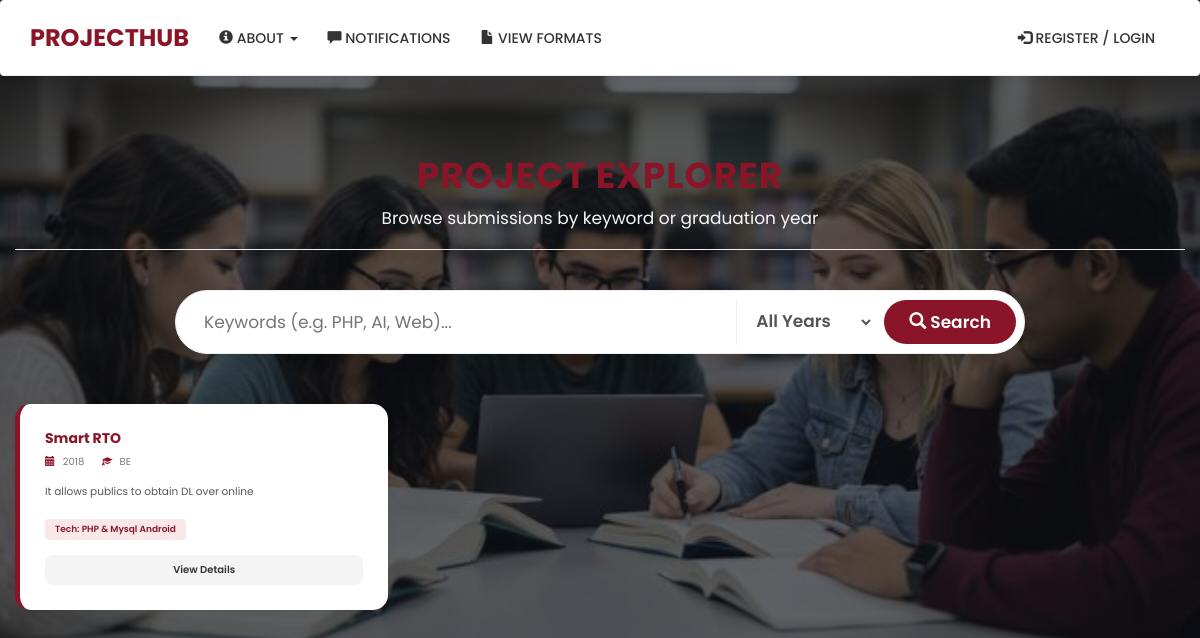
The app's page /student_dashboard.php with its own data.
### tables this page shows
CREATE TABLE `projects` (
  `pid` varchar(20) NOT NULL,
  `title` varchar(100) NOT NULL,
  `year` int(11) NOT NULL,
  `deptid` varchar(10) DEFAULT NULL,
  `guide` varchar(20) DEFAULT NULL,
  `pmates` varchar(100) NOT NULL,
  `tech` varchar(100) NOT NULL,
  `descr` text NOT NULL,
  `limits` varchar(200) NOT NULL,
  `future` text NOT NULL,
  `docname` varchar(100) NOT NULL
);

CREATE TABLE `dept` (
  `deptid` varchar(10) NOT NULL,
  `deptname` varchar(100) NOT NULL
);

### db.php (called while the page is built, shortened)
<?php
$conn = mysqli_connect('localhost', 'root', '', 'pts');
function execute($sql) {
    global $conn;
    $res = $conn->query($sql);
    return $res;
}
?>

### student_dashboard.php (the view, shortened to what this page needs)
<?php
include_once('db.php');
include_once('mynavbar.php');
$q = trim((string)($_GET['q'] ?? ''));
$sql = "SELECT p.pid, p.title, p.year, d.deptname, g.name AS guide, p.pmates, p.tech, p.descr
        FROM projects p
        LEFT JOIN dept d ON p.deptid = d.deptid
        LEFT JOIN guides g ON p.guide = g.uname
        WHERE 1=1";
$sql .= " ORDER BY p.pid DESC LIMIT 20";
$res = execute($sql);
$projects = [];
while ($row = $res->fetch_assoc()) { $projects[] = $row; }
function esc($str) { return htmlspecialchars($str, ENT_QUOTES, 'UTF-8'); }
?>
<div class="dashboard-container">
    <header class="page-header">
        <h1>Project Explorer</h1>
        <p>Browse submissions by keyword or graduation year</p>
    </header>
    <form action="student_dashboard.php" method="GET" class="search-container">
        <input type="text" name="q" placeholder="Keywords (e.g. PHP, AI, Web)..." value="<?php echo esc($q); ?>">
        <select name="y" class="year-select">
            <option value="">All Years</option>
        </select>
        <button type="submit"><span class="glyphicon glyphicon-search"></span> Search</button>
    </form>
    <div class="project-grid">
        <?php if (count($projects) === 0): ?>
            <div class="empty-state text-center col-md-12" style="background:white; padding:40px; border-radius:15px; width:100%;">
                <h3 style="color:#8B1528;">No matches found</h3>
                <p>Try searching for a different year or keyword.</p>
                <a href="student_dashboard.php" style="color:#8B1528; font-weight:600;">Show all projects</a>
            </div>
        <?php else: ?>
            <?php foreach ($projects as $project): ?>
                <div class="project-card">
                    <div class="project-title"><?php echo esc($project['title']); ?></div>
                    <div class="meta-info">
                        <span><i class="glyphicon glyphicon-calendar"></i> <?php echo esc($project['year']); ?></span>
                        <span><i class="glyphicon glyphicon-education"></i> <?php echo esc($project['deptname'] ?: 'General'); ?></span>
                    </div>
                    <div class="project-descr"><?php echo esc($project['descr']); ?></div>
                    <div><span class="tech-tag">Tech: <?php echo esc($project['tech']); ?></span></div>
                    <a href="projectdet.php?pid=<?php echo urlencode($project['pid']); ?>" class="btn-details">View Details</a>
                </div>
            <?php endforeach; ?>
        <?php endif; ?>
    </div>
</div>
</body>
</html>

### mynavbar.php (style rules this page uses)
body { background-color: #f8f9fa; font-family: 'Poppins', sans-serif; }

### student_dashboard.php (style rules this page uses)
body { background-color: #f4f7f6; font-family: 'Poppins', sans-serif; color: #f8f6f6; font-size: 17px; background: linear-gradient(rgba(15, 18, 25, 0.65), rgba(15, 18, 25, 0.65)), url('img/stdbg.jpg') center/cover no-repeat; }
.dashboard-container { padding: 40px 15px; max-width: 1200px; margin: 0 auto; }
.page-header { text-align: center; margin-bottom: 40px; }
.page-header h1 { color: #8B1528; font-weight: 700; text-transform: uppercase; letter-spacing: 1px; }
.search-container { background: #fff; padding: 8px; border-radius: 50px; box-shadow: 0 4px 15px rgba(0,0,0,0.1); display: flex; max-width: 850px; margin: 0 auto 50px; border: 1px solid #eee; align-items: center; }
.search-container input { border: none; background: transparent; padding: 10px 20px; flex-grow: 1; outline: none; font-size: 17px; }
.year-select { border: none; border-left: 1px solid #eee; background: transparent; padding: 10px 15px; outline: none; font-weight: 600; color: #555; cursor: pointer; }
.search-container button { background: #8B1528; color: white; border: none; padding: 10px 25px; border-radius: 50px; font-weight: 600; transition: 0.3s; margin-left: 10px; }
.project-grid { display: grid; grid-template-columns: repeat(auto-fill, minmax(350px, 1fr)); gap: 25px; }
.project-card { background: #fff; border-radius: 15px; border-left: 5px solid #8B1528; padding: 25px; transition: all 0.3s ease; box-shadow: 0 2px 10px rgba(0,0,0,0.05); display: flex; flex-direction: column; }
.project-title { color: #8B1528; font-size: 1.4rem; font-weight: 700; margin-bottom: 8px; line-height: 1.3; }
.meta-info { font-size: 1rem; color: #777; margin-bottom: 15px; }
.meta-info span { margin-right: 15px; }
.meta-info i { color: #8B1528; margin-right: 5px; }
.project-descr { font-size: 1.05rem; color: #555; margin-bottom: 15px; display: -webkit-box; line-clamp: 3; -webkit-box-orient: vertical; overflow: hidden; }
.tech-tag { display: inline-block; background: #f8e8ea; color: #8B1528; padding: 4px 10px; border-radius: 4px; font-size: 0.9rem; font-weight: 600; }
.btn-details { margin-top: 15px; display: block; text-align: center; background: #f4f4f4; color: #333; padding: 8px; border-radius: 8px; text-decoration: none; font-weight: 600; font-size: 1rem; }

### records on screen
projects: title "Smart RTO", year "2018", deptid.deptname "BE", descr "It allows publics to obtain DL over online", tech "PHP & Mysql Android"
